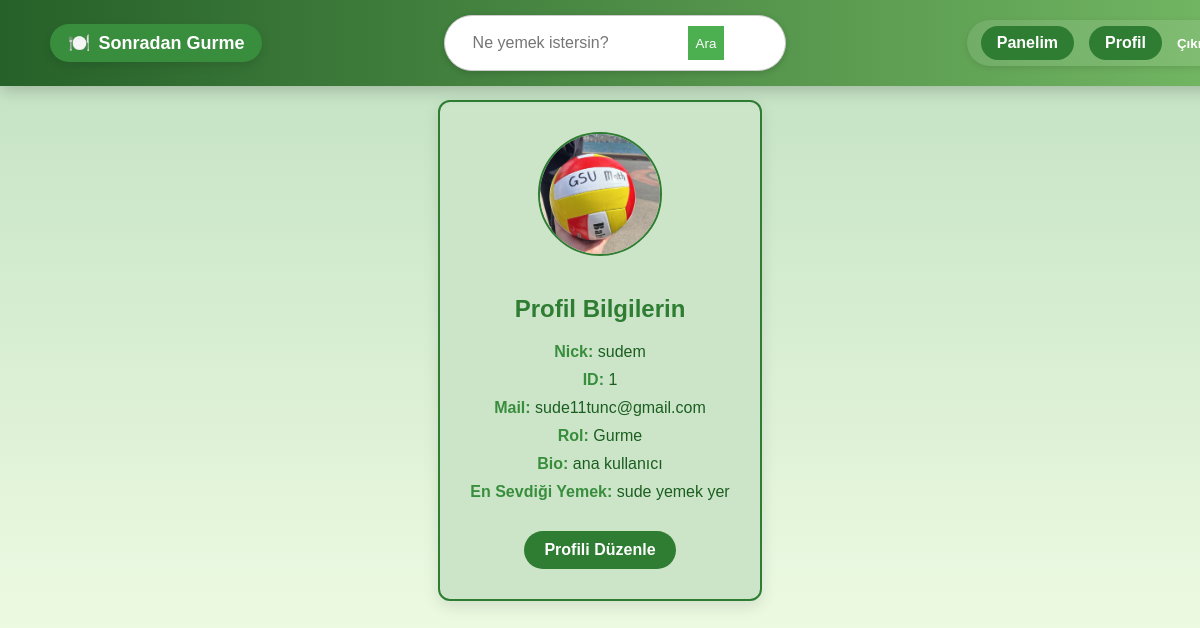
/users/profile/ (signed in), run on an earlier commit of the app's database.
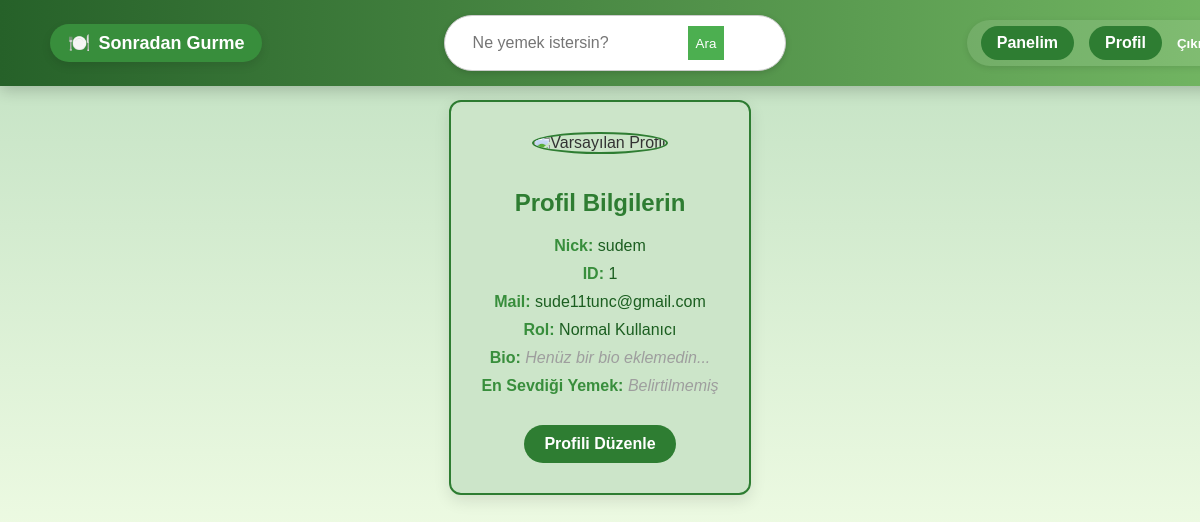
And on a later commit of the database.
### sgapp/models.py (models this page shows, shortened)
class User(AbstractUser):
    ROLE_CHOICES = (
        ('normal', 'Normal Kullanıcı'),
        ('gurme', 'Gurme'),
        ('moderator', 'Moderatör'),
    )
    role = models.CharField(max_length=10, choices=ROLE_CHOICES, default='normal')
    bio = models.TextField(blank=True)
    profile_picture = models.ImageField(upload_to='profiles/', null=True, blank=True)
    favorite_dish = models.CharField(max_length=100, blank=True, null=True)

### users/views.py (the view)
# urls.py: path('profile/', views.profile, name='profile'),
@login_required
def profile(request):
    return render(request, "users/profile.html") # id görmke için ekledik bnu

### sgapp/context_processors.py (called while the page is built, shortened)
def moderator_bildirimler(request):
    return {}

### templates/users/profile.html (shortened to what this page needs)
{% extends "base.html" %}
{% load static %}
{% block content %}
<div class="profile-box">
    {% if user.profile_picture %}
        <img src="{{ user.profile_picture.url }}" alt="Profil Fotoğrafı" class="profile-pic">
    {% else %}
        <img src="{% static 'images/default_profile.png' %}" alt="Varsayılan Profil" class="profile-pic">
    {% endif %}
    <h2>Profil Bilgilerin</h2>
    <p><strong>Nick:</strong> {{ user.username }}</p>
    <p><strong>ID:</strong> {{ user.id }}</p>
    <p><strong>Mail:</strong> {{ user.email }}</p>
    <p><strong>Rol:</strong>
        {% if user.role == "moderator" %}
            Moderatör
        {% elif user.role == "gurme" %}
            Gurme
        {% else %}
            Normal Kullanıcı
        {% endif %}
    </p>
    <p><strong>Bio:</strong>
        {% if user.bio %}
            {{ user.bio }}
        {% else %}
            <span class="empty-info">Henüz bir bio eklemedin...</span>
        {% endif %}
    </p>
    <p><strong>En Sevdiği Yemek:</strong>
        {% if user.favorite_dish %}
            {{ user.favorite_dish }}
        {% else %}
            <span class="empty-info">Belirtilmemiş</span>
        {% endif %}
    </p>
    <a href="{% url 'update_profile' %}" class="edit-btn">Profili Düzenle</a>
</div>
{% endblock %}

What changed in the data, as far as the page shows it:
changed User "sudem": role "gurme" → "normal" (drawn); profile_picture: picture removed; bio "ana kullanıcı" → (not shown); favorite_dish "sude yemek yer" → (not shown)
Also different on the page:
text no longer shown: "Gurme"
text now shown: "Normal Kullanıcı Henüz bir bio eklemedin... Belirtilmemiş"
